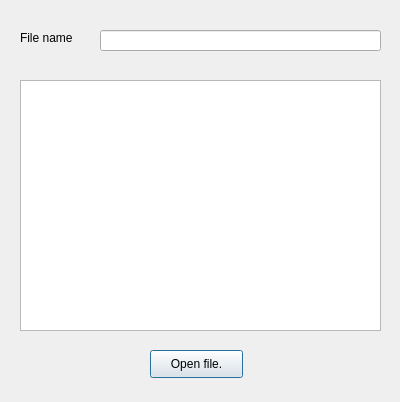
<?xml version="1.0" encoding="UTF-8"?>
<ui version="4.0">
 <class>Dialog</class>
 <widget class="QDialog" name="Dialog">
  <property name="geometry">
   <rect>
    <x>0</x>
    <y>0</y>
    <width>400</width>
    <height>402</height>
   </rect>
  </property>
  <property name="windowTitle">
   <string>Dialog</string>
  </property>
  <widget class="QLabel" name="labelFileName">
   <property name="geometry">
    <rect>
     <x>20</x>
     <y>30</y>
     <width>71</width>
     <height>16</height>
    </rect>
   </property>
   <property name="text">
    <string>File name</string>
   </property>
  </widget>
  <widget class="QLineEdit" name="loadFileName">
   <property name="geometry">
    <rect>
     <x>100</x>
     <y>30</y>
     <width>281</width>
     <height>21</height>
    </rect>
   </property>
   <property name="text">
    <string/>
   </property>
  </widget>
  <widget class="QPushButton" name="fileOpenButton">
   <property name="geometry">
    <rect>
     <x>150</x>
     <y>350</y>
     <width>93</width>
     <height>28</height>
    </rect>
   </property>
   <property name="text">
    <string>Open file.</string>
   </property>
  </widget>
  <widget class="QTextBrowser" name="textBrowser">
   <property name="geometry">
    <rect>
     <x>20</x>
     <y>80</y>
     <width>361</width>
     <height>251</height>
    </rect>
   </property>
  </widget>
 </widget>
 <resources/>
 <connections/>
</ui>
